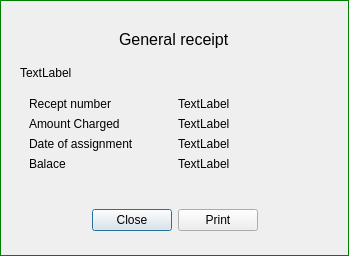
<?xml version="1.0" encoding="UTF-8"?>
<ui version="4.0">
 <class>Dialog</class>
 <widget class="QDialog" name="Dialog">
  <property name="geometry">
   <rect>
    <x>0</x>
    <y>0</y>
    <width>349</width>
    <height>256</height>
   </rect>
  </property>
  <property name="windowTitle">
   <string>Dialog</string>
  </property>
  <property name="styleSheet">
   <string notr="true">QDialog{
	border:1px solid green;
}</string>
  </property>
  <layout class="QVBoxLayout" name="verticalLayout">
   <item>
    <widget class="QWidget" name="widget" native="true">
     <layout class="QVBoxLayout" name="verticalLayout_2">
      <item>
       <widget class="QWidget" name="widget_3" native="true">
        <layout class="QHBoxLayout" name="horizontalLayout_2">
         <item>
          <spacer name="horizontalSpacer_4">
           <property name="orientation">
            <enum>Qt::Horizontal</enum>
           </property>
           <property name="sizeHint" stdset="0">
            <size>
             <width>40</width>
             <height>20</height>
            </size>
           </property>
          </spacer>
         </item>
         <item>
          <widget class="QLabel" name="label">
           <property name="font">
            <font>
             <pointsize>12</pointsize>
            </font>
           </property>
           <property name="text">
            <string>General receipt</string>
           </property>
          </widget>
         </item>
         <item>
          <spacer name="horizontalSpacer_3">
           <property name="orientation">
            <enum>Qt::Horizontal</enum>
           </property>
           <property name="sizeHint" stdset="0">
            <size>
             <width>40</width>
             <height>20</height>
            </size>
           </property>
          </spacer>
         </item>
        </layout>
       </widget>
      </item>
      <item>
       <widget class="QLabel" name="label_10">
        <property name="text">
         <string>TextLabel</string>
        </property>
       </widget>
      </item>
      <item>
       <widget class="QWidget" name="widget_4" native="true">
        <layout class="QGridLayout" name="gridLayout">
         <item row="5" column="0">
          <widget class="QLabel" name="label_5">
           <property name="text">
            <string>Date of assignment</string>
           </property>
          </widget>
         </item>
         <item row="6" column="0">
          <widget class="QLabel" name="label_4">
           <property name="text">
            <string>Balace </string>
           </property>
          </widget>
         </item>
         <item row="5" column="1">
          <widget class="QLabel" name="rec_date">
           <property name="text">
            <string>TextLabel</string>
           </property>
          </widget>
         </item>
         <item row="3" column="1">
          <widget class="QLabel" name="rec_amount">
           <property name="text">
            <string>TextLabel</string>
           </property>
          </widget>
         </item>
         <item row="6" column="1">
          <widget class="QLabel" name="rec_paid">
           <property name="text">
            <string>TextLabel</string>
           </property>
          </widget>
         </item>
         <item row="1" column="1">
          <widget class="QLabel" name="ref_number">
           <property name="text">
            <string>TextLabel</string>
           </property>
          </widget>
         </item>
         <item row="3" column="0">
          <widget class="QLabel" name="label_3">
           <property name="text">
            <string>Amount Charged</string>
           </property>
          </widget>
         </item>
         <item row="1" column="0">
          <widget class="QLabel" name="label_2">
           <property name="text">
            <string>Recept number</string>
           </property>
          </widget>
         </item>
        </layout>
       </widget>
      </item>
     </layout>
    </widget>
   </item>
   <item>
    <widget class="QWidget" name="widget_2" native="true">
     <property name="maximumSize">
      <size>
       <width>16777215</width>
       <height>50</height>
      </size>
     </property>
     <layout class="QHBoxLayout" name="horizontalLayout">
      <item>
       <spacer name="horizontalSpacer">
        <property name="orientation">
         <enum>Qt::Horizontal</enum>
        </property>
        <property name="sizeHint" stdset="0">
         <size>
          <width>40</width>
          <height>20</height>
         </size>
        </property>
       </spacer>
      </item>
      <item>
       <widget class="QPushButton" name="receipt_ok">
        <property name="text">
         <string>Close</string>
        </property>
       </widget>
      </item>
      <item>
       <widget class="QPushButton" name="print_btn">
        <property name="text">
         <string>Print</string>
        </property>
       </widget>
      </item>
      <item>
       <spacer name="horizontalSpacer_2">
        <property name="orientation">
         <enum>Qt::Horizontal</enum>
        </property>
        <property name="sizeHint" stdset="0">
         <size>
          <width>40</width>
          <height>20</height>
         </size>
        </property>
       </spacer>
      </item>
     </layout>
    </widget>
   </item>
  </layout>
 </widget>
 <resources/>
 <connections/>
</ui>
